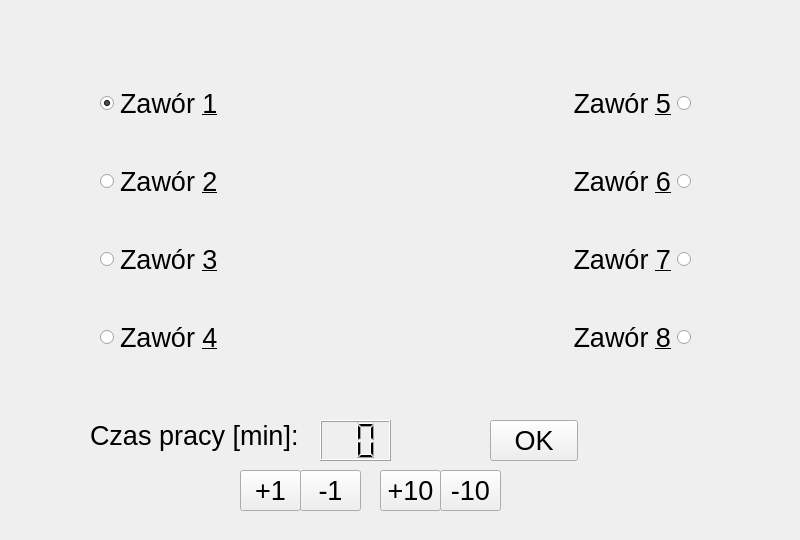
<?xml version="1.0" encoding="UTF-8"?>
<ui version="4.0">
 <class>ManualForm</class>
 <widget class="QWidget" name="ManualForm">
  <property name="geometry">
   <rect>
    <x>0</x>
    <y>0</y>
    <width>800</width>
    <height>540</height>
   </rect>
  </property>
  <property name="windowTitle">
   <string>Form</string>
  </property>
  <widget class="QWidget" name="gridLayoutWidget">
   <property name="geometry">
    <rect>
     <x>100</x>
     <y>50</y>
     <width>591</width>
     <height>341</height>
    </rect>
   </property>
   <property name="font">
    <font>
     <pointsize>20</pointsize>
    </font>
   </property>
   <layout class="QGridLayout" name="gridLayout">
    <item row="0" column="0">
     <widget class="QRadioButton" name="v1Button">
      <property name="text">
       <string>Zawór &amp;1</string>
      </property>
      <property name="checked">
       <bool>true</bool>
      </property>
     </widget>
    </item>
    <item row="1" column="0">
     <widget class="QRadioButton" name="v2Button">
      <property name="text">
       <string>Zawór &amp;2</string>
      </property>
     </widget>
    </item>
    <item row="2" column="0">
     <widget class="QRadioButton" name="v3Button">
      <property name="text">
       <string>Zawór &amp;3</string>
      </property>
     </widget>
    </item>
    <item row="3" column="0">
     <widget class="QRadioButton" name="v4Button">
      <property name="text">
       <string>Zawór &amp;4</string>
      </property>
     </widget>
    </item>
    <item row="0" column="1">
     <widget class="QRadioButton" name="v5Button">
      <property name="layoutDirection">
       <enum>Qt::RightToLeft</enum>
      </property>
      <property name="text">
       <string>Zawór &amp;5</string>
      </property>
     </widget>
    </item>
    <item row="1" column="1">
     <widget class="QRadioButton" name="v6Button">
      <property name="layoutDirection">
       <enum>Qt::RightToLeft</enum>
      </property>
      <property name="text">
       <string>Zawór &amp;6</string>
      </property>
     </widget>
    </item>
    <item row="2" column="1">
     <widget class="QRadioButton" name="v7Button">
      <property name="layoutDirection">
       <enum>Qt::RightToLeft</enum>
      </property>
      <property name="text">
       <string>Zawór &amp;7</string>
      </property>
     </widget>
    </item>
    <item row="3" column="1">
     <widget class="QRadioButton" name="v8Button">
      <property name="enabled">
       <bool>true</bool>
      </property>
      <property name="layoutDirection">
       <enum>Qt::RightToLeft</enum>
      </property>
      <property name="text">
       <string>Zawór &amp;8</string>
      </property>
     </widget>
    </item>
   </layout>
  </widget>
  <widget class="QLabel" name="label">
   <property name="geometry">
    <rect>
     <x>90</x>
     <y>420</y>
     <width>221</width>
     <height>31</height>
    </rect>
   </property>
   <property name="font">
    <font>
     <pointsize>20</pointsize>
    </font>
   </property>
   <property name="text">
    <string>Czas pracy [min]:</string>
   </property>
  </widget>
  <widget class="QPushButton" name="okButton">
   <property name="enabled">
    <bool>true</bool>
   </property>
   <property name="geometry">
    <rect>
     <x>490</x>
     <y>420</y>
     <width>88</width>
     <height>41</height>
    </rect>
   </property>
   <property name="sizePolicy">
    <sizepolicy hsizetype="Minimum" vsizetype="Preferred">
     <horstretch>0</horstretch>
     <verstretch>0</verstretch>
    </sizepolicy>
   </property>
   <property name="font">
    <font>
     <pointsize>20</pointsize>
    </font>
   </property>
   <property name="text">
    <string>OK</string>
   </property>
  </widget>
  <widget class="QLCDNumber" name="timeLCDNumber">
   <property name="geometry">
    <rect>
     <x>320</x>
     <y>420</y>
     <width>71</width>
     <height>41</height>
    </rect>
   </property>
   <property name="digitCount">
    <number>2</number>
   </property>
   <property name="intValue" stdset="0">
    <number>0</number>
   </property>
  </widget>
  <widget class="QPushButton" name="plus1Button">
   <property name="geometry">
    <rect>
     <x>240</x>
     <y>470</y>
     <width>61</width>
     <height>41</height>
    </rect>
   </property>
   <property name="font">
    <font>
     <pointsize>20</pointsize>
    </font>
   </property>
   <property name="text">
    <string>+1</string>
   </property>
  </widget>
  <widget class="QPushButton" name="minus1Button">
   <property name="geometry">
    <rect>
     <x>300</x>
     <y>470</y>
     <width>61</width>
     <height>41</height>
    </rect>
   </property>
   <property name="font">
    <font>
     <pointsize>20</pointsize>
    </font>
   </property>
   <property name="text">
    <string>-1</string>
   </property>
  </widget>
  <widget class="QPushButton" name="plus10Button">
   <property name="geometry">
    <rect>
     <x>380</x>
     <y>470</y>
     <width>61</width>
     <height>41</height>
    </rect>
   </property>
   <property name="font">
    <font>
     <pointsize>20</pointsize>
    </font>
   </property>
   <property name="text">
    <string>+10</string>
   </property>
  </widget>
  <widget class="QPushButton" name="minus10Button">
   <property name="geometry">
    <rect>
     <x>440</x>
     <y>470</y>
     <width>61</width>
     <height>41</height>
    </rect>
   </property>
   <property name="font">
    <font>
     <pointsize>20</pointsize>
    </font>
   </property>
   <property name="text">
    <string>-10</string>
   </property>
  </widget>
 </widget>
 <resources/>
 <connections/>
 <slots>
  <slot>on_vButton_clicked()</slot>
 </slots>
</ui>
